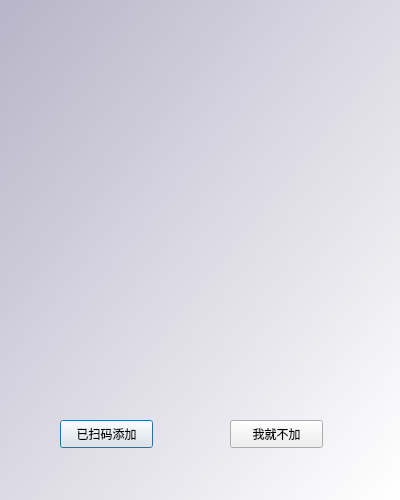
<?xml version="1.0" encoding="UTF-8"?>
<ui version="4.0">
 <class>Dialogex</class>
 <widget class="QDialog" name="Dialogex">
  <property name="geometry">
   <rect>
    <x>0</x>
    <y>0</y>
    <width>400</width>
    <height>500</height>
   </rect>
  </property>
  <property name="windowTitle">
   <string>Dialog</string>
  </property>
  <widget class="QLabel" name="label">
   <property name="geometry">
    <rect>
     <x>60</x>
     <y>10</y>
     <width>291</width>
     <height>316</height>
    </rect>
   </property>
   <property name="text">
    <string>&lt;html&gt;&lt;head/&gt;&lt;body&gt;&lt;p&gt;&lt;img src=&quot;:/images/p9.jpg&quot;/&gt;&lt;/p&gt;&lt;/body&gt;&lt;/html&gt;</string>
   </property>
  </widget>
  <widget class="QLabel" name="label_2">
   <property name="geometry">
    <rect>
     <x>0</x>
     <y>0</y>
     <width>400</width>
     <height>500</height>
    </rect>
   </property>
   <property name="styleSheet">
    <string notr="true">background-color: qlineargradient(spread:pad, x1:0, y1:0, x2:1, y2:1, stop:0 rgba(175, 171, 194, 220), stop:1 rgba(255, 255, 255, 255));</string>
   </property>
   <property name="text">
    <string/>
   </property>
  </widget>
  <widget class="QPushButton" name="pushButton">
   <property name="geometry">
    <rect>
     <x>60</x>
     <y>420</y>
     <width>93</width>
     <height>28</height>
    </rect>
   </property>
   <property name="text">
    <string>已扫码添加</string>
   </property>
  </widget>
  <widget class="QPushButton" name="pushButton_2">
   <property name="geometry">
    <rect>
     <x>230</x>
     <y>420</y>
     <width>93</width>
     <height>28</height>
    </rect>
   </property>
   <property name="text">
    <string>我就不加</string>
   </property>
  </widget>
  <zorder>label_2</zorder>
  <zorder>label</zorder>
  <zorder>pushButton</zorder>
  <zorder>pushButton_2</zorder>
 </widget>
 <resources/>
 <connections/>
</ui>
